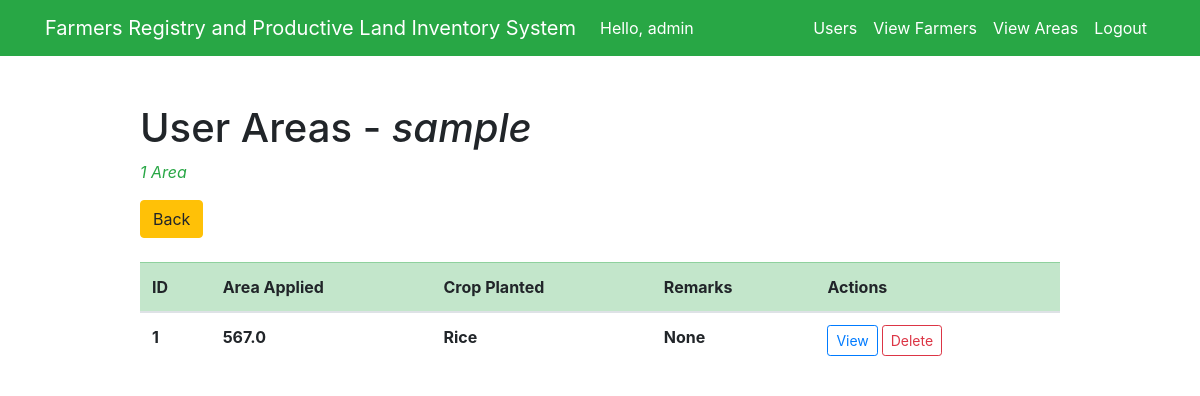
The page /dashboard/viewuser/1 (signed in) on the database as committed earlier.
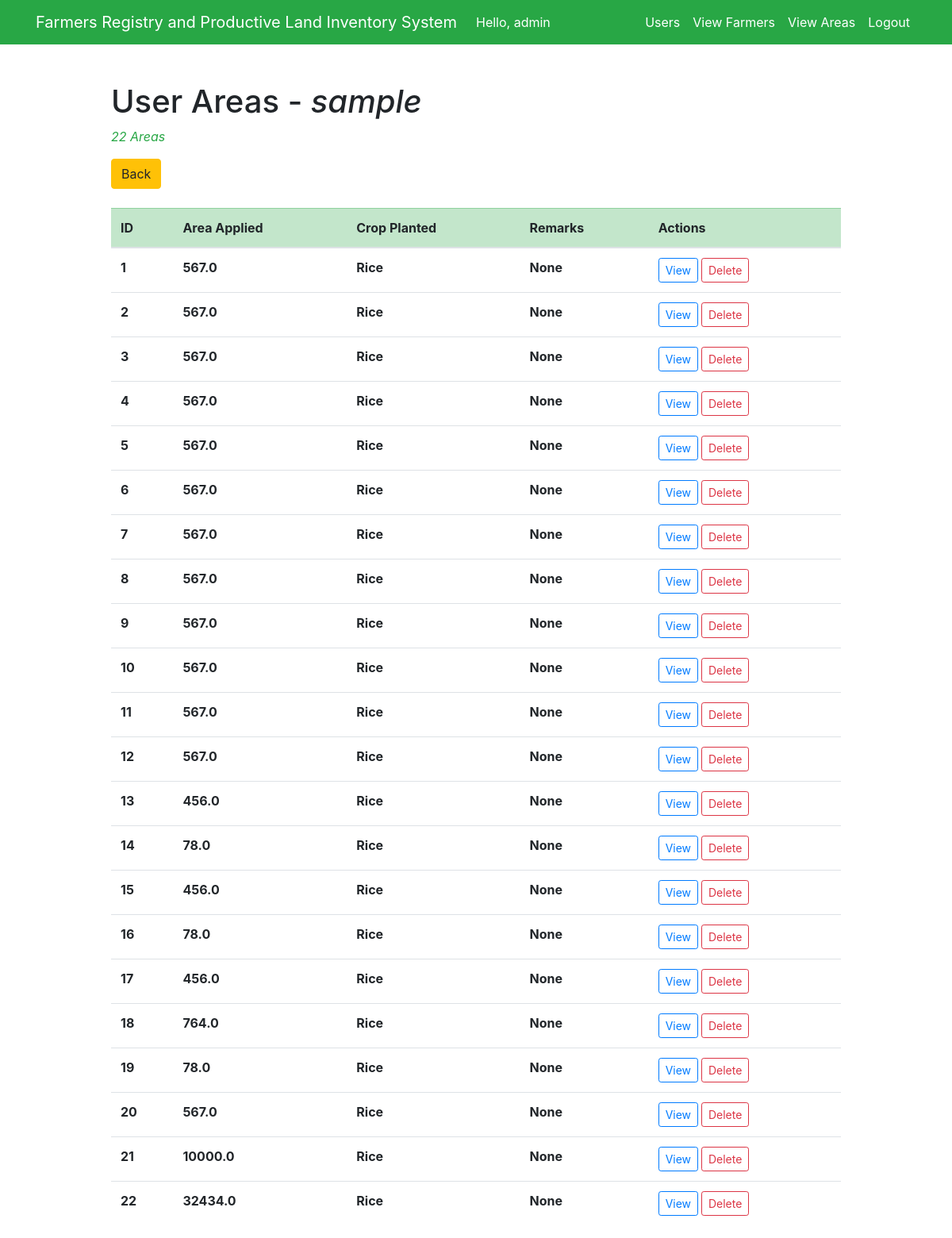
The same page on the database as committed later.
### test_app/models.py (models this page shows)
class UsersAreaInfo(models.Model):
    RICE = 'Rice'
    CORN = 'Corn'
    SUGARCANE = 'Sugarcane'
    PLANTED = [
        (RICE, 'Rice'),
        (CORN, 'Corn'),
        (SUGARCANE, 'Sugarcane'),
    ]
    farmer_id = models.ForeignKey(Farmer, models.CASCADE, db_column='farmer_id')
    total_area = models.FloatField()
    crop_planted = models.CharField(max_length=9, choices=PLANTED, default=RICE, blank=True, null=True)
    remarks = models.CharField(max_length=100, blank=True, null=True)
    sketch_plan = models.FileField(upload_to='documents_sp/', max_length=254, blank=True)
    map = models.FileField(upload_to='documents_map/', max_length=254, blank=True)
    google_earth = models.FileField(upload_to='documents_ge/', max_length=254, blank=True)
    area_coordinates = models.FileField(upload_to='documents_coordinates/', max_length=254, blank=True)
    profile_field = models.CharField(max_length=250)
    soil_ph = models.IntegerField()
    region = models.CharField(max_length=200)
    province = models.CharField(max_length=200)
    muncity = models.CharField(max_length=200)
    brgy = models.CharField(max_length=200)

### test_app/views.py (the view)
# urls.py: path('dashboard/viewuser/<int:pk>', views.view_user, name='view_user'),
@login_required(login_url='/')
def view_user(request, pk):
    if request.method == 'GET':
        profile_info = get_object_or_404(Farmer, id=pk)
        user_areas = UsersAreaInfo.objects.filter(farmer_id=pk)
        context = {
            'user_areas': user_areas,
            'profile': profile_info,
        }
        return render(request, 'test_app/viewuser.html', context)
    else:
        pass

### test_app/templates/test_app/viewuser.html
{% extends 'test_app/base.html' %}
{% block content %}
<div class="row justify-content-center mt-5">
    <div class="col-md-10">
        <h1>User Areas - <em>{{ profile.first_name }}</em></h1>
        {% if user_areas %}
            <p class="card-text text-success"><em>{{ user_areas.count }} Area{{ user_areas.count|pluralize }}</em></p>
        {% else %}
            <p class="card-text text-danger"><em>No Areas</em></p>
        {% endif %}
        <a type="button" class="btn btn-warning" href="{% url 'user_dashboard' %}">Back</a>
        <br><br>
        <table class="table table-hover table-stripped table-responsive-md">
            <thead class="table-success">
                <tr>
                    <th scope="col">ID</th>
                    <th scope="col">Area Applied</th>
                    <th scope="col">Crop Planted</th>
                    <th scope="col">Remarks</th>
                    <th scope="col" align="center">Actions</th>
                </tr>
            </thead>
            <tbody>
                {% for area in user_areas %}
                    <tr>
                        <th scope="row">{{ area.id }}</th>
                        <th>{{ area.total_area }}</th>
                        <th>{{ area.crop_planted }}</th>
                        <th>{{ area.remarks }}</th>
                        {% if user.is_superuser %}
                            <th><a type="button" class="btn btn-outline-primary btn-sm text-primary" href="{% url 'view_area_admin' area.id %}">View</a>&nbsp;<a type="button" class="btn btn-outline-danger btn-sm text-danger">Delete</a></th>
                        {% else %}
                            <th><a type="button" class="btn btn-outline-primary btn-sm text-primary" href="{% url 'view_area' area.id %}">View</a>&nbsp;<a type="button" class="btn btn-outline-danger btn-sm text-danger">Delete</a></th>
                        {% endif %}
                    </tr>
                {% endfor %}
            </tbody>
        </table>
    </div>
</div>
{% endblock %}

Rows that differ between the two databases and show on the page:
added UsersAreaInfo: id "2", total_area "567.0", crop_planted "Rice", remarks "None"
added UsersAreaInfo: id "3", total_area "567.0", crop_planted "Rice", remarks "None"
added UsersAreaInfo: id "4", total_area "567.0", crop_planted "Rice", remarks "None"
added UsersAreaInfo: id "5", total_area "567.0", crop_planted "Rice", remarks "None"
added UsersAreaInfo: id "6", total_area "567.0", crop_planted "Rice", remarks "None"
added UsersAreaInfo: id "7", total_area "567.0", crop_planted "Rice", remarks "None"
added UsersAreaInfo: id "8", total_area "567.0", crop_planted "Rice", remarks "None"
added UsersAreaInfo: id "9", total_area "567.0", crop_planted "Rice", remarks "None"
added UsersAreaInfo: id "10", total_area "567.0", crop_planted "Rice", remarks "None"
added UsersAreaInfo: id "11", total_area "567.0", crop_planted "Rice", remarks "None"
added UsersAreaInfo: id "12", total_area "567.0", crop_planted "Rice", remarks "None"
added UsersAreaInfo: id "13", total_area "456.0", crop_planted "Rice", remarks "None"
added UsersAreaInfo: id "14", total_area "78.0", crop_planted "Rice", remarks "None"
added UsersAreaInfo: id "15", total_area "456.0", crop_planted "Rice", remarks "None"
added UsersAreaInfo: id "16", total_area "78.0", crop_planted "Rice", remarks "None"
added UsersAreaInfo: id "17", total_area "456.0", crop_planted "Rice", remarks "None"
added UsersAreaInfo: id "18", total_area "764.0", crop_planted "Rice", remarks "None"
added UsersAreaInfo: id "19", total_area "78.0", crop_planted "Rice", remarks "None"
added UsersAreaInfo: id "20", total_area "567.0", crop_planted "Rice", remarks "None"
added UsersAreaInfo: id "21", total_area "10000.0", crop_planted "Rice", remarks "None"
added UsersAreaInfo: id "22", total_area "32434.0", crop_planted "Rice", remarks "None"
Other text that changed with them:
{{ user_areas.count }}: "1" → "22"
